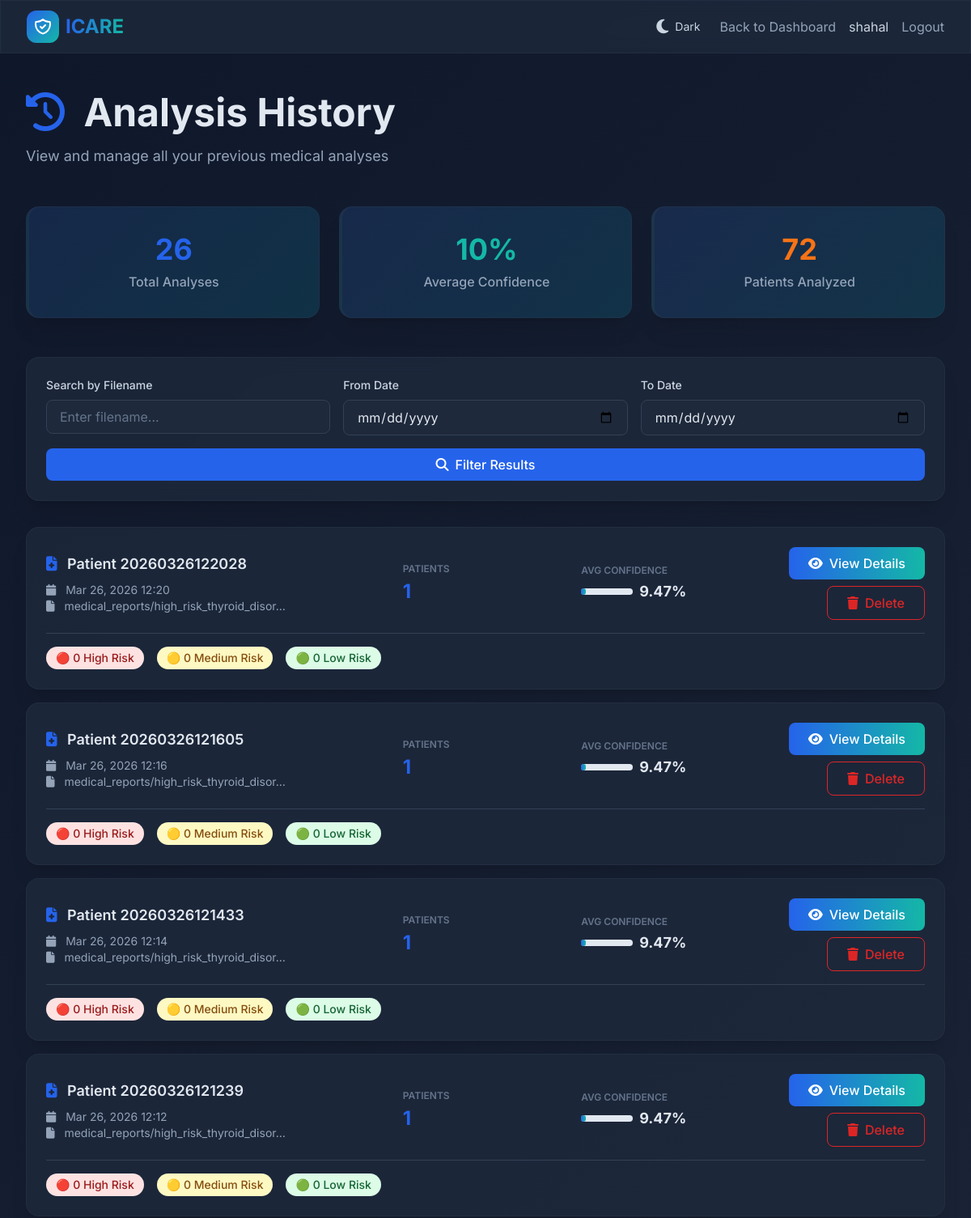
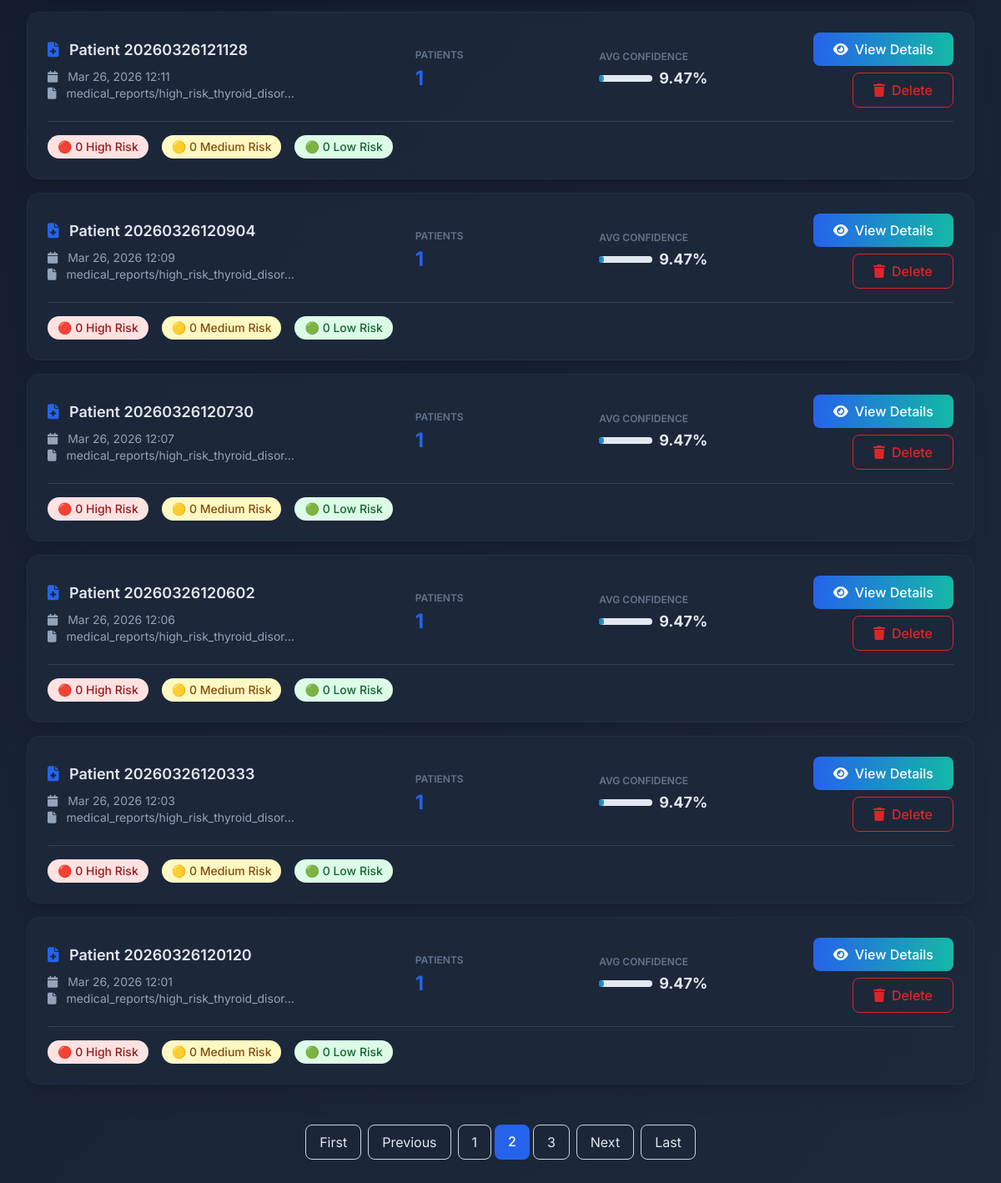
The app's page /analysis-history/?page=2 (signed in) with its own data (2 pictures, top to bottom).
### app/models.py (models this page shows, shortened)
class AnalysisResult(models.Model):
    RISK_CHOICES = [
        ('High', 'High Risk'),
        ('Medium', 'Medium Risk'),
        ('Low', 'Low Risk'),
    ]
    medical_report = models.OneToOneField(MedicalReport, on_delete=models.CASCADE, related_name='analysis_result')
    user = models.ForeignKey(User, on_delete=models.CASCADE, related_name='analysis_results')
    total_patients = models.IntegerField(default=0)
    total_diseases_analyzed = models.IntegerField(default=0)
    high_risk_count = models.IntegerField(default=0)
    medium_risk_count = models.IntegerField(default=0)
    low_risk_count = models.IntegerField(default=0)
    average_confidence = models.FloatField(default=0.0)
    email_alert_sent = models.BooleanField(default=False)
    alert_disease_count = models.IntegerField(default=0)
    alert_retry_count = models.IntegerField(default=0)
    alert_risk_type = models.CharField(max_length=20, blank=True, null=True)
    predictions_json = models.JSONField(default=dict)
    recommendations = models.TextField(blank=True, null=True, help_text="AI-generated clinical recommendations")
    follow_up_actions = models.TextField(blank=True, null=True, help_text="Recommended follow-up actions")
    created_at = models.DateTimeField(auto_now_add=True)
    updated_at = models.DateTimeField(auto_now=True)
    analysis_duration = models.FloatField(default=0.0, help_text="Analysis time in seconds")
    class Meta:
        ordering = ['-created_at']

class MedicalReport(models.Model):
    user = models.ForeignKey(User, on_delete=models.CASCADE, related_name='medical_reports')
    patient_name = models.CharField(max_length=200, blank=True)
    csv_file = models.FileField(upload_to='medical_reports/')
    details = models.TextField(blank=True, null=True)
    age = models.IntegerField(blank=True, null=True)
    gender = models.CharField(max_length=20, blank=True, null=True)
    blood_pressure = models.CharField(max_length=20, blank=True, null=True)
    cholesterol = models.CharField(max_length=20, blank=True, null=True)
    glucose = models.CharField(max_length=20, blank=True, null=True)
    clinical_notes = models.TextField(blank=True, null=True)
    medications = models.TextField(blank=True, null=True, help_text="Current medications")
    allergies = models.TextField(blank=True, null=True)
    family_history = models.TextField(blank=True, null=True)
    created_at = models.DateTimeField(auto_now_add=True)
    updated_at = models.DateTimeField(auto_now=True)
    class Meta:
        ordering = ['-created_at']

### app/views.py (the view, shortened to what this page needs)
# urls.py: path('analysis-history/',views.analysis_history,name='analysis_history'),
@login_required(login_url='login')
def analysis_history(request):
    context = get_theme_context(request)
    analyses = AnalysisResult.objects.filter(user=request.user).order_by('-created_at')
    search_query = request.GET.get('search', '')
    from_date = request.GET.get('from_date', '')
    to_date = request.GET.get('to_date', '')
    if search_query:
        analyses = analyses.filter(
            Q(medical_report__patient_name__icontains=search_query) |
            Q(medical_report__csv_file__icontains=search_query)
        )
    if from_date:
        try:
            from_datetime = datetime.strptime(from_date, '%Y-%m-%d')
            analyses = analyses.filter(created_at__gte=from_datetime)
        except ValueError:
            pass
    total_analyses = analyses.count()
    avg_conf = analyses.aggregate(django_models.Avg('average_confidence'))['average_confidence__avg']
    total_patients = sum(a.total_patients for a in analyses) if analyses.exists() else 0
    paginator = Paginator(analyses, 10)  # 10 analyses per page
    page = request.GET.get('page')
    try:
        analyses_page = paginator.page(page)
    except PageNotAnInteger:
        analyses_page = paginator.page(1)
    except EmptyPage:
        analyses_page = paginator.page(paginator.num_pages)
    for analysis in analyses_page:
        try:
            predictions = analysis.predictions_json if isinstance(analysis.predictions_json, list) else []
            analysis.get_high_risk_count = sum(1 for p in predictions if p.get('risk') == 'High')
            analysis.get_medium_risk_count = sum(1 for p in predictions if p.get('risk') == 'Medium')
            analysis.get_low_risk_count = sum(1 for p in predictions if p.get('risk') == 'Low')
        except:
            analysis.get_high_risk_count = 0
            analysis.get_medium_risk_count = 0
            analysis.get_low_risk_count = 0
    context.update({
        'analyses': analyses_page,
        'page_obj': analyses_page,
        'is_paginated': paginator.num_pages > 1,
        'total_analyses': total_analyses,
        'avg_confidence': round(avg_conf, 2) if avg_conf else 0,
        'total_patients': total_patients,
        'search': search_query,
        'from_date': from_date,
        'to_date': to_date,
    })
    return render(request, 'analysis_history.html', context)

### app/templates/analysis_history.html (shortened to what this page needs)
{% load static %}
<!DOCTYPE html>
<html lang="en">
<head>
    <script src="https://cdn.tailwindcss.com"></script>
    <link rel="stylesheet" href="https://cdnjs.cloudflare.com/ajax/libs/font-awesome/6.4.0/css/all.min.css">
</head>
<body class="text-slate-900">
    <nav class="sticky top-0 z-50 glass-card border-b border-slate-200/50 dark:border-slate-700/50">
        <div class="max-w-7xl mx-auto px-4 sm:px-6 lg:px-8">
            <div class="flex justify-between h-16 items-center">
                <div class="flex items-center gap-2">
                    <div class="w-10 h-10 bg-gradient-to-br from-blue-600 to-teal-500 rounded-xl flex items-center justify-center">
                    </div>
                    <a href="{% url 'home' %}" class="text-2xl font-bold bg-gradient-to-r from-blue-600 to-teal-500 bg-clip-text text-transparent">ICARE</a>
                </div>
                <div class="flex items-center gap-4">
                    <button class="theme-toggle-btn" onclick="toggleTheme()">
                        <i class="fas fa-moon"></i>
                        <span class="hidden md:inline text-sm">Dark</span>
                    </button>
                    <a href="{% url 'dashboard' %}" class="text-slate-600 dark:text-slate-300 hover:text-blue-600 dark:hover:text-blue-400 transition">Back to Dashboard</a>
                    {% if user.is_authenticated %}
                        <span class="text-slate-700 dark:text-slate-300">{{ user.first_name|default:user.username }}</span>
                        <a href="{% url 'logout' %}" class="text-slate-600 dark:text-slate-300 hover:text-red-600 dark:hover:text-red-400 transition">Logout</a>
                    {% endif %}
                </div>
            </div>
        </div>
    </nav>
    <main class="max-w-7xl mx-auto px-4 sm:px-6 lg:px-8 py-12">
        <div class="mb-12 animate-fade-in-up">
            <h1 class="text-4xl md:text-5xl font-bold text-slate-900 dark:text-white mb-4">
                <i class="fas fa-history text-blue-600 mr-3"></i>
                Analysis History
            </h1>
            <p class="text-lg text-slate-600 dark:text-slate-300">View and manage all your previous medical analyses</p>
        </div>
        {% if total_analyses > 0 %}
        <div class="grid md:grid-cols-3 gap-6 mb-12 animate-fade-in-up" style="animation-delay: 0.1s">
            <div class="glass-card stat-card rounded-2xl shadow-xl p-8 text-center border-l-4 border-blue-600">
                <div class="text-4xl font-bold text-blue-600 mb-2">{{ total_analyses }}</div>
                <p class="text-slate-600 font-medium">Total Analyses</p>
            </div>
            <div class="glass-card stat-card rounded-2xl shadow-xl p-8 text-center border-l-4 border-teal-500">
                <div class="text-4xl font-bold text-teal-500 mb-2">{{ avg_confidence|floatformat:0 }}%</div>
                <p class="text-slate-600 font-medium">Average Confidence</p>
            </div>
            <div class="glass-card stat-card rounded-2xl shadow-xl p-8 text-center border-l-4 border-orange-500">
                <div class="text-4xl font-bold text-orange-500 mb-2">{{ total_patients }}</div>
                <p class="text-slate-600 font-medium">Patients Analyzed</p>
            </div>
        </div>
        {% endif %}
        <div class="glass-card rounded-2xl shadow-xl p-6 mb-8 animate-fade-in-up" style="animation-delay: 0.15s">
            <form method="get" class="grid md:grid-cols-3 gap-4">
                <div>
                    <label class="block text-sm font-medium text-slate-700 mb-2">Search by Filename</label>
                    <input type="text" name="search" placeholder="Enter filename..."
                           class="w-full px-4 py-2 border border-slate-300 rounded-lg focus:ring-2 focus:ring-blue-600 focus:border-transparent"
                           value="{{ search|default:'' }}">
                </div>
                <div>
                    <label class="block text-sm font-medium text-slate-700 mb-2">From Date</label>
                    <input type="date" name="from_date"
                           class="w-full px-4 py-2 border border-slate-300 rounded-lg focus:ring-2 focus:ring-blue-600 focus:border-transparent"
                           value="{{ from_date|default:'' }}">
                </div>
                <div>
                    <label class="block text-sm font-medium text-slate-700 mb-2">To Date</label>
                    <input type="date" name="to_date"
                           class="w-full px-4 py-2 border border-slate-300 rounded-lg focus:ring-2 focus:ring-blue-600 focus:border-transparent"
                           value="{{ to_date|default:'' }}">
                </div>
                <button type="submit" class="md:col-span-3 bg-blue-600 text-white px-6 py-2 rounded-lg font-medium hover:bg-blue-700 transition">
                    <i class="fas fa-search mr-2"></i>Filter Results
                </button>
            </form>
        </div>
        {% if analyses %}
        <div class="space-y-4 animate-fade-in-up" style="animation-delay: 0.2s">
            {% for analysis in analyses %}
            <div class="glass-card rounded-2xl shadow-xl p-6 hover:shadow-2xl transition">
                <div class="grid md:grid-cols-5 gap-4 items-center">
                    <div class="md:col-span-2">
                        <h3 class="text-lg font-semibold text-slate-900 mb-2">
                            <i class="fas fa-file-medical text-blue-600 mr-2"></i>
                            {% if analysis.medical_report.patient_name %}
                                {{ analysis.medical_report.patient_name }}
                            {% else %}
                                Analysis #{{ analysis.id }}
                            {% endif %}
                        </h3>
                        <p class="text-sm text-slate-600">
                            <i class="fas fa-calendar mr-2"></i>
                            {{ analysis.created_at|date:"M d, Y H:i" }}
                        </p>
                        <p class="text-sm text-slate-600">
                            <i class="fas fa-file mr-2"></i>
                            {{ analysis.medical_report.csv_file|truncatechars:40 }}
                        </p>
                    </div>
                    <div>
                        <p class="text-xs uppercase text-slate-500 font-semibold mb-1">Patients</p>
                        <p class="text-2xl font-bold text-blue-600">{{ analysis.total_patients }}</p>
                    </div>
                    <div>
                        <p class="text-xs uppercase text-slate-500 font-semibold mb-1">Avg Confidence</p>
                        <div class="flex items-center gap-2">
                            <div class="w-16 bg-slate-200 rounded-full h-2">
                                <div class="bg-gradient-to-r from-blue-600 to-teal-500 h-2 rounded-full"
                                     style="width: {{ analysis.average_confidence }}%"></div>
                            </div>
                            <p class="text-lg font-bold text-slate-900">{{ analysis.average_confidence }}%</p>
                        </div>
                    </div>
                    <div class="flex flex-col gap-2 justify-center md:items-end">
                        <a href="{% url 'analysis_detail' analysis.id %}"
                           class="inline-flex items-center justify-center gap-2 bg-gradient-to-r from-blue-600 to-teal-500 text-white px-6 py-2 rounded-lg font-medium hover:shadow-lg transition">
                            <i class="fas fa-eye"></i>
                            View Details
                        </a>
                        <a href="{% url 'delete_analysis' analysis.id %}"
                           class="inline-flex items-center justify-center gap-2 border border-red-600 text-red-600 px-6 py-2 rounded-lg font-medium hover:bg-red-50 transition"
                           onclick="return confirm('Are you sure you want to delete this analysis?');">
                            <i class="fas fa-trash"></i>
                            Delete
                        </a>
                    </div>
                </div>
                <div class="mt-4 pt-4 border-t border-slate-200">
                    <div class="flex gap-4 flex-wrap">
                        <div class="flex items-center gap-2">
                            <span class="px-3 py-1 bg-red-100 text-red-800 rounded-full text-sm font-medium">
                                🔴 {{ analysis.get_high_risk_count|default:0 }} High Risk
                            </span>
                        </div>
                        <div class="flex items-center gap-2">
                            <span class="px-3 py-1 bg-yellow-100 text-yellow-800 rounded-full text-sm font-medium">
                                🟡 {{ analysis.get_medium_risk_count|default:0 }} Medium Risk
                            </span>
                        </div>
                        <div class="flex items-center gap-2">
                            <span class="px-3 py-1 bg-green-100 text-green-800 rounded-full text-sm font-medium">
                                🟢 {{ analysis.get_low_risk_count|default:0 }} Low Risk
                            </span>
                        </div>
                    </div>
                </div>
            </div>
            {% endfor %}
        </div>
        {% if is_paginated %}
        <div class="mt-12 flex justify-center gap-2 animate-fade-in-up" style="animation-delay: 0.3s">
            {% if page_obj.has_previous %}
            <a href="?page=1" class="px-4 py-2 rounded-lg border border-slate-300 hover:bg-slate-50 transition">First</a>
            <a href="?page={{ page_obj.previous_page_number }}" class="px-4 py-2 rounded-lg border border-slate-300 hover:bg-slate-50 transition">Previous</a>
            {% endif %}
            <div class="flex gap-1">
                {% for num in page_obj.paginator.page_range %}
                    {% if page_obj.number == num %}
                    <span class="px-4 py-2 rounded-lg bg-blue-600 text-white font-medium">{{ num }}</span>
                    {% else %}
                    <a href="?page={{ num }}" class="px-4 py-2 rounded-lg border border-slate-300 hover:bg-slate-50 transition">{{ num }}</a>
                    {% endif %}
                {% endfor %}
            </div>
            {% if page_obj.has_next %}
            <a href="?page={{ page_obj.next_page_number }}" class="px-4 py-2 rounded-lg border border-slate-300 hover:bg-slate-50 transition">Next</a>
            <a href="?page={{ page_obj.paginator.num_pages }}" class="px-4 py-2 rounded-lg border border-slate-300 hover:bg-slate-50 transition">Last</a>
            {% endif %}
        </div>
        {% endif %}
        {% endif %}
    </main>
</body>
</html>

### records on screen
AnalysisResult: medical_report.patient_name "Patient 20260326122028", created_at "Mar 26, 2026 12:20", medical_report.csv_file "medical_reports/high_risk_thyroid_disor…", total_patients "1", average_confidence "9.47", get_high_risk_count "0", get_medium_risk_count "0", get_low_risk_count "0"
AnalysisResult: medical_report.patient_name "Patient 20260326121605", created_at "Mar 26, 2026 12:16", medical_report.csv_file "medical_reports/high_risk_thyroid_disor…", total_patients "1", average_confidence "9.47", get_high_risk_count "0", get_medium_risk_count "0", get_low_risk_count "0"
AnalysisResult: medical_report.patient_name "Patient 20260326121433", created_at "Mar 26, 2026 12:14", medical_report.csv_file "medical_reports/high_risk_thyroid_disor…", total_patients "1", average_confidence "9.47", get_high_risk_count "0", get_medium_risk_count "0", get_low_risk_count "0"
AnalysisResult: medical_report.patient_name "Patient 20260326121239", created_at "Mar 26, 2026 12:12", medical_report.csv_file "medical_reports/high_risk_thyroid_disor…", total_patients "1", average_confidence "9.47", get_high_risk_count "0", get_medium_risk_count "0", get_low_risk_count "0"
AnalysisResult: medical_report.patient_name "Patient 20260326121128", created_at "Mar 26, 2026 12:11", medical_report.csv_file "medical_reports/high_risk_thyroid_disor…", total_patients "1", average_confidence "9.47", get_high_risk_count "0", get_medium_risk_count "0", get_low_risk_count "0"
AnalysisResult: medical_report.patient_name "Patient 20260326120904", created_at "Mar 26, 2026 12:09", medical_report.csv_file "medical_reports/high_risk_thyroid_disor…", total_patients "1", average_confidence "9.47", get_high_risk_count "0", get_medium_risk_count "0", get_low_risk_count "0"
AnalysisResult: medical_report.patient_name "Patient 20260326120730", created_at "Mar 26, 2026 12:07", medical_report.csv_file "medical_reports/high_risk_thyroid_disor…", total_patients "1", average_confidence "9.47", get_high_risk_count "0", get_medium_risk_count "0", get_low_risk_count "0"
AnalysisResult: medical_report.patient_name "Patient 20260326120602", created_at "Mar 26, 2026 12:06", medical_report.csv_file "medical_reports/high_risk_thyroid_disor…", total_patients "1", average_confidence "9.47", get_high_risk_count "0", get_medium_risk_count "0", get_low_risk_count "0"
AnalysisResult: medical_report.patient_name "Patient 20260326120333", created_at "Mar 26, 2026 12:03", medical_report.csv_file "medical_reports/high_risk_thyroid_disor…", total_patients "1", average_confidence "9.47", get_high_risk_count "0", get_medium_risk_count "0", get_low_risk_count "0"
AnalysisResult: medical_report.patient_name "Patient 20260326120120", created_at "Mar 26, 2026 12:01", medical_report.csv_file "medical_reports/high_risk_thyroid_disor…", total_patients "1", average_confidence "9.47", get_high_risk_count "0", get_medium_risk_count "0", get_low_risk_count "0"

### other values on screen
{{ user.first_name|default:user.username }} "shahal"
{{ total_analyses }} "26"
{{ avg_confidence|floatformat:0 }} "10"
{{ total_patients }} "72"
{{ num }} "1" "3"
{{ num }} "2"
